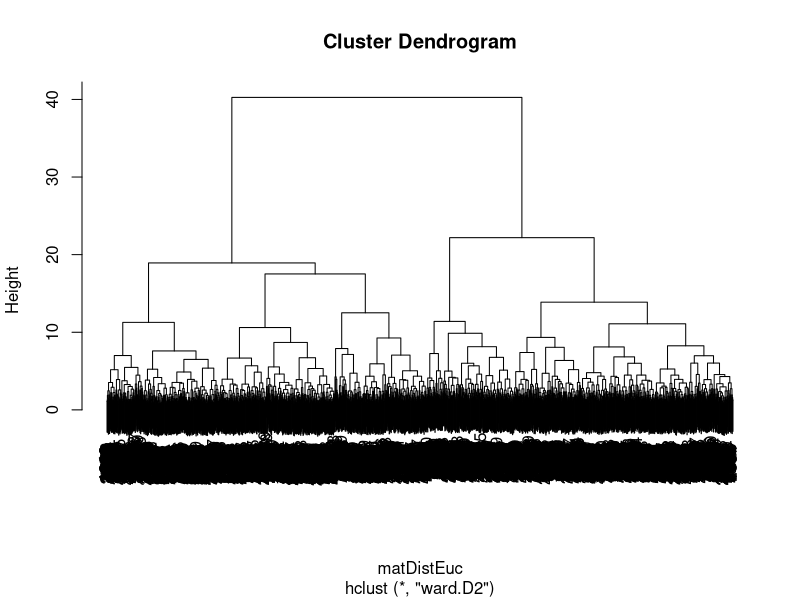
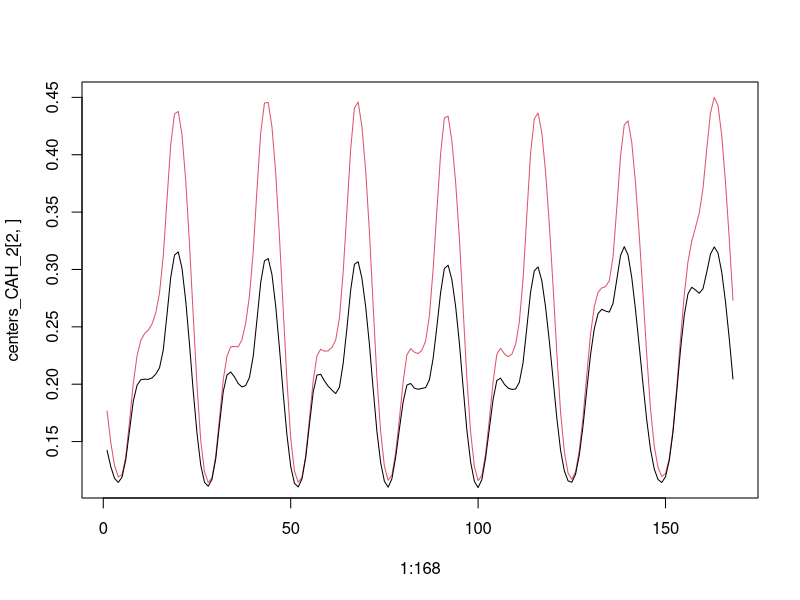
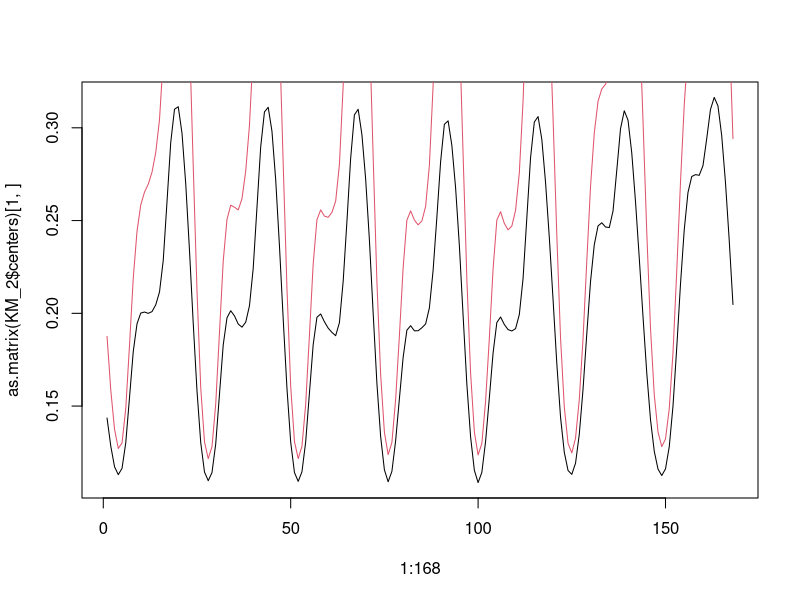
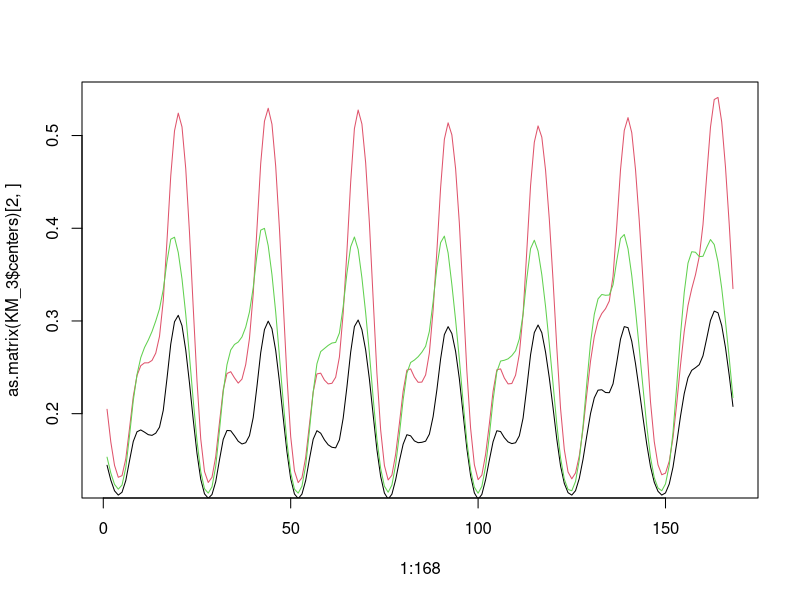
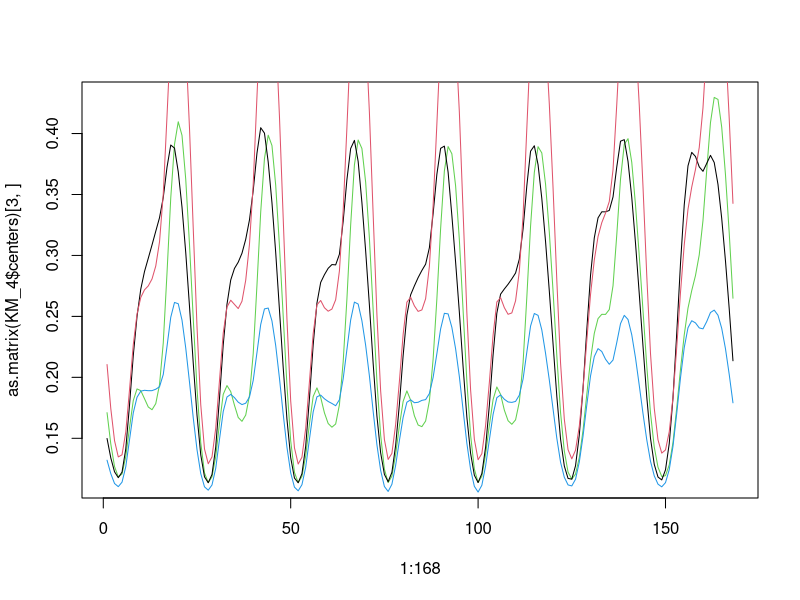
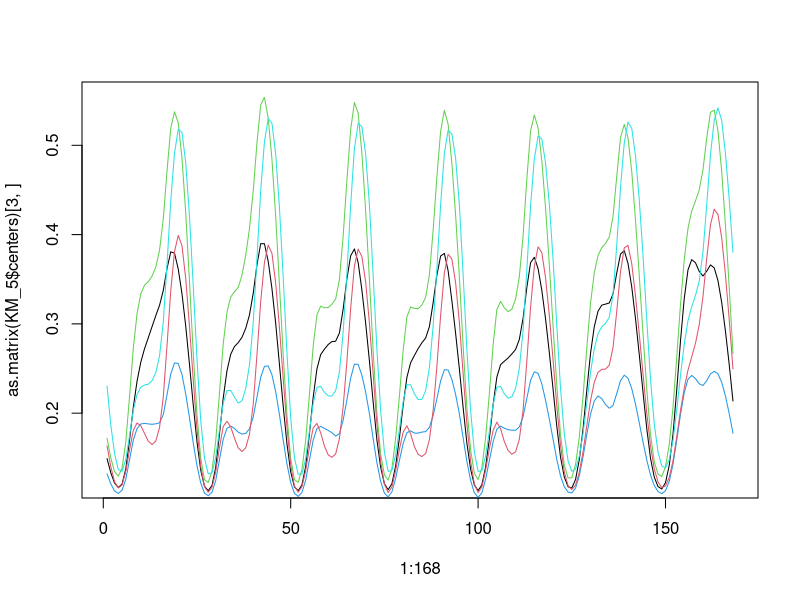

Write R code to recreate these figures, in order.
#Ne pas oublier de set le working directory avant de run le script
setwd('/home/samy/workspaces/projets_mlds/ClusteringElectricite/')
#Lecture des données du fichier electricite.txt
electricite=read.table('electricite.txt')

#Comme les données sont bien lisses et normalisées on passe directement aux algorithmes de classification

########### CAH ###########
#Calcul de la matrices de distances (Distances euclidiennes)
matDistEuc = dist(electricite)
#Ce calcule est relativement long, normal au vu de la dimension des données

#Execution de l'algorithme utlisant la critère d'aggregation de Ward
h_ward = hclust(matDistEuc, method="ward.D2")

#Visualisation du dendrogramme
plot(h_ward)
#En utilisant la méthode de coupure du plus grand saut, on séparre deux clusters

#Obtention de nos classes
classes_CAH <- cutree(h_ward, k=2)

#Interprétation des résultats

##Création d'une matrice de centres de classes 
centers_CAH_2 = matrix(data = 0, nrow = 2 , ncol = 168) #Matrice contenant les deux centres des deux clusters
nb_c1 = 0 #Nombre d'éléments du cluster 1
nb_c2 = 0 #Nombre d'éléments du cluster 2
#Boucle pour sommer les valeures de toute les variables pour chacune des classes
for (i in 1:2914) {
  if (classes_CAH[i] == 1) {
    centers_CAH_2[1,]= centers_CAH_2[1,] + as.matrix(electricite)[i,]
    nb_c1 = nb_c1 + 1
  }
  else {
    centers_CAH_2[2,]= centers_CAH_2[2,] + as.matrix(electricite)[i,]
    nb_c2 = nb_c2 + 1
  }
}
#Les centres calculés sont les moyennes algébirques des élémentes les composant
centers_CAH_2[1,] = centers_CAH_2[1,] / nb_c1
centers_CAH_2[2,] = centers_CAH_2[2,] / nb_c1

#Dessin des courbes pour les deux centres
plot(x = 1:168, y = centers_CAH_2[2,] ,type = 'l' , col = 2)
lines(x = 1:168, y = centers_CAH_2[1,] ,type = 'l' , col = 1)

############## K-means #########
#N'ayant pas de critère à priori pour le nombre de clusters, on test de k dans [2,5]
# K = 2
KM_2 = kmeans(electricite,2)
plot(x = 1:168, y=as.matrix(KM_2$centers)[1,],type = 'l',col = 1)
lines(x=1:168, y =as.matrix(KM_2$centers)[2,],type = 'l',col = 2)
KM_2$tot.withinss
# K = 3 
KM_3 = kmeans(electricite,3)
plot(x = 1:168, y=as.matrix(KM_3$centers)[2,],type = 'l',col = 2)
lines(x=1:168, y =as.matrix(KM_3$centers)[1,],type = 'l',col = 1)
lines(x=1:168, y =as.matrix(KM_3$centers)[3,],type = 'l',col = 3)
KM_3$tot.withinss
# K = 4
KM_4 = kmeans(electricite,4)
plot(x = 1:168, y=as.matrix(KM_4$centers)[3,],type = 'l',col = 3)
lines(x=1:168, y =as.matrix(KM_4$centers)[1,],type = 'l',col = 1)
lines(x=1:168, y =as.matrix(KM_4$centers)[4,],type = 'l',col = 4)
lines(x=1:168, y =as.matrix(KM_4$centers)[2,],type = 'l',col = 2)
KM_4$tot.withinss
# K = 5
KM_5 = kmeans(electricite,5)
plot(x = 1:168, y=as.matrix(KM_5$centers)[3,],type = 'l',col = 3)
lines(x=1:168, y =as.matrix(KM_5$centers)[1,],type = 'l',col = 1)
lines(x=1:168, y =as.matrix(KM_5$centers)[4,],type = 'l',col = 4)
lines(x=1:168, y =as.matrix(KM_5$centers)[2,],type = 'l',col = 2)
lines(x=1:168, y =as.matrix(KM_5$centers)[5,],type = 'l',col = 5)
KM_5$tot.withinss
